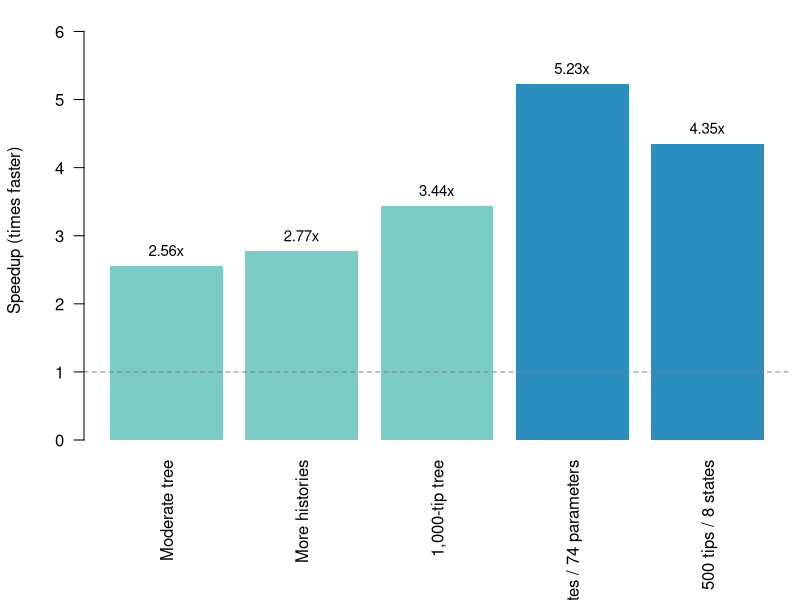

Generate this figure with R:
## ---- chunk 1
knitr::opts_chunk$set(
  echo = FALSE,
  warning = FALSE,
  message = FALSE,
  fig.align = "center",
  out.width = "90%"
)

performance <- data.frame(
  scenario = c(
    "Moderate tree",
    "More histories",
    "1,000-tip tree",
    "16 states / 74 parameters",
    "500 tips / 8 states"
  ),
  tips = c(96, 96, 1000, 250, 500),
  histories = c(25, 100, 25, 25, 50),
  states = c(4, 4, 4, 16, 8),
  parameters = c(8, 8, 8, 74, 22),
  previous_seconds = c(0.335, 1.283, 4.713, 1.908, 5.513),
  updated_seconds = c(0.131, 0.463, 1.372, 0.365, 1.267),
  stringsAsFactors = FALSE
)
performance$speedup <- performance$previous_seconds /
  performance$updated_seconds

performance_table <- data.frame(
  Scenario = performance$scenario,
  Tips = performance$tips,
  Histories = performance$histories,
  States = performance$states,
  Parameters = performance$parameters,
  `Previous version (s)` = sprintf("%.3f", performance$previous_seconds),
  `Updated version (s)` = sprintf("%.3f", performance$updated_seconds),
  Speedup = sprintf("%.2fx", performance$speedup),
  check.names = FALSE
)
## ---- chunk 2
knitr::kable(
  performance_table,
  align = c("l", rep("r", 7)),
  caption = "Median elapsed time across repeated runs. Lower times are better."
)
## ---- chunk 3
bar_colors <- ifelse(performance$speedup >= 4, "#2b8cbe", "#7bccc4")
old_par <- par(mar = c(8, 4.2, 1, 0.5))
bars <- barplot(
  performance$speedup,
  names.arg = performance$scenario,
  las = 2,
  ylim = c(0, max(performance$speedup) * 1.18),
  ylab = "Speedup (times faster)",
  col = bar_colors,
  border = NA
)
abline(h = 1, lty = 2, col = "grey50")
text(
  bars,
  performance$speedup,
  labels = sprintf("%.2fx", performance$speedup),
  pos = 3,
  cex = 0.9
)
par(old_par)
